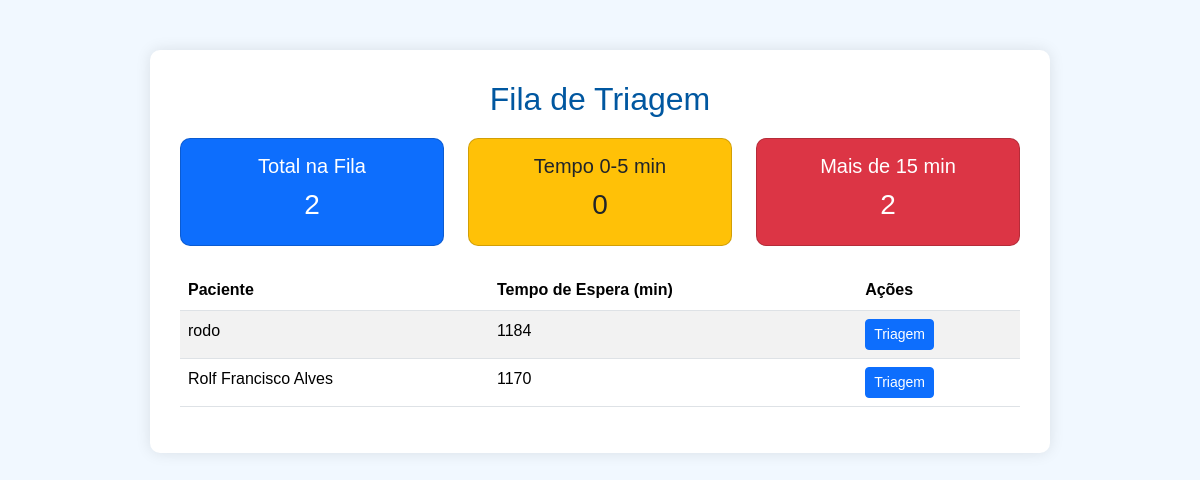
Page /triagem/fila/ (signed in) on the earlier database version.
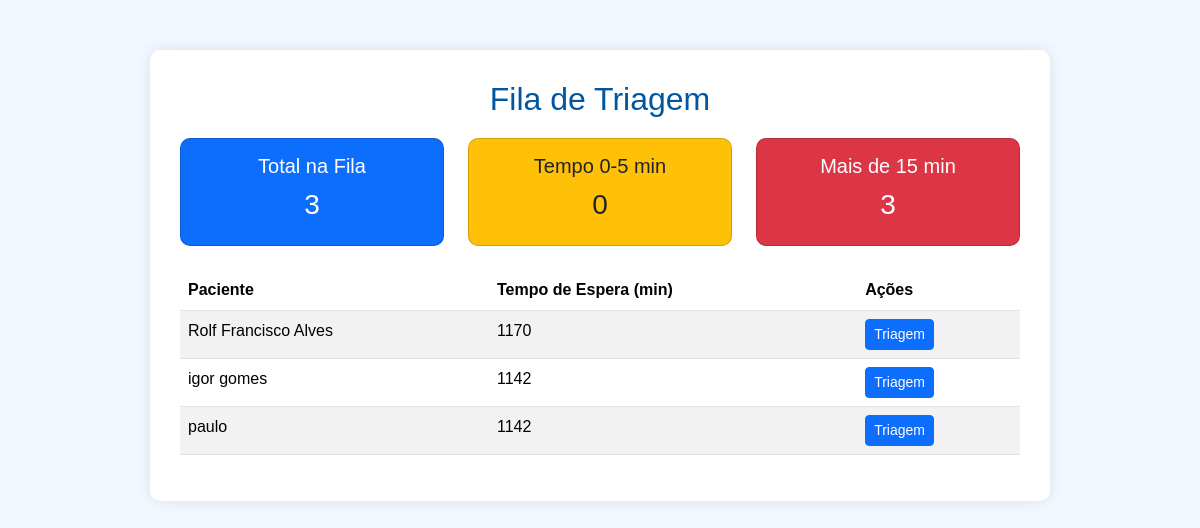
Same page on the later database version.
### triagem/models.py (models this page shows, shortened)
class FilaTriagem(models.Model):
    paciente = models.ForeignKey(Paciente, on_delete=models.CASCADE)
    data_entrada = models.DateTimeField(default=timezone.now)
    atendido = models.BooleanField(default=False)
    def tempo_espera_minutos(self):
        delta = timezone.now() - self.data_entrada
        return int(delta.total_seconds() / 60)

### paciente/models.py (models this page shows, shortened)
class Paciente(models.Model):
    nome = models.CharField(max_length=100)
    nome_social = models.CharField(max_length=100, blank=True, null=True)
    nome_mae = models.CharField(max_length=100)
    nome_pai = models.CharField(max_length=100, blank=True, null=True)
    cpf = models.CharField(
        max_length=14,
        unique=True,
        validators=[RegexValidator(
            r'^\d{3}\.\d{3}\.\d{3}-\d{2}$',
            'CPF inválido! Use XXX.XXX.XXX-XX'
        )]
    )
    data_nascimento = models.DateField()  # NÃO ALTERADO
    SEXO_BIOLOGICO_CHOICES = [
        ('M', 'Masculino'),
        ('F', 'Feminino'),
        ('I', 'Intersexo'),
    ]
    sexo_biologico = models.CharField(max_length=1, choices=SEXO_BIOLOGICO_CHOICES)
    identidade_genero = models.CharField(max_length=50)
    orientacao_sexual = models.CharField(max_length=50)
    nacionalidade = models.CharField(max_length=50, default='Brasileira')
    naturalidade = models.CharField(max_length=100)  # Cidade / UF
    RACA_COR_CHOICES = [
        ('BRANCA', 'Branca'),
        ('PRETA', 'Preta'),
        ('PARDA', 'Parda'),
        ('AMARELA', 'Amarela'),
        ('INDIGENA', 'Indígena'),
    ]
    raca_cor = models.CharField(max_length=10, choices=RACA_COR_CHOICES)
    ESTADO_CIVIL_CHOICES = [
        ('SOLTEIRO', 'Solteiro(a)'),
        ('CASADO', 'Casado(a)'),
        ('DIVORCIADO', 'Divorciado(a)'),
        ('VIUVO', 'Viúvo(a)'),
        ('UNIAO_ESTAVEL', 'União Estável'),
    ]
    estado_civil = models.CharField(max_length=20, choices=ESTADO_CIVIL_CHOICES)
    escolaridade = models.CharField(max_length=50)
    profissao = models.CharField(max_length=50)
    rg = models.CharField(max_length=20)
    orgao_emissor = models.CharField(max_length=10)
    UF_CHOICES = [
        ('AC','AC'), ('AL','AL'), ('AP','AP'), ('AM','AM'),
        ('BA','BA'), ('CE','CE'), ('DF','DF'), ('ES','ES'),
        ('GO','GO'), ('MA','MA'), ('MT','MT'), ('MS','MS'),
        ('MG','MG'), ('PA','PA'), ('PB','PB'), ('PR','PR'),
        ('PE','PE'), ('PI','PI'), ('RJ','RJ'), ('RN','RN'),
        ('RS','RS'), ('RO','RO'), ('RR','RR'), ('SC','SC'),
        ('SP','SP'), ('SE','SE'), ('TO','TO'),
    ]
    uf_rg = models.CharField(max_length=2, choices=UF_CHOICES)
    cep = models.CharField(
        max_length=9,
        validators=[RegexValidator(r'^\d{5}-\d{3}$', 'CEP inválido! Use XXXXX-XXX')]
    )
    endereco = models.CharField(max_length=100)
    numero = models.CharField(max_length=10)
    complemento = models.CharField(max_length=50, blank=True, null=True)
    bairro = models.CharField(max_length=50)
    municipio = models.CharField(max_length=50)
    uf = models.CharField(max_length=2, choices=UF_CHOICES)
    ZONA_CHOICES = [
        ('URBANA', 'Urbana'),
        ('RURAL', 'Rural'),
    ]
    zona = models.CharField(max_length=6, choices=ZONA_CHOICES)
    telefone_fixo = models.CharField(
        max_length=15,
        blank=True,
        null=True,
        validators=[RegexValidator(
            r'^\(\d{2}\)\s\d{4}-\d{4}$',
            'Telefone inválido! Use (XX) XXXX-XXXX'
        )]
    )
    celular = models.CharField(
        max_length=15,
        validators=[RegexValidator(
            r'^\(\d{2}\)\s\d{5}-\d{4}$',
            'Celular inválido! Use (XX) XXXXX-XXXX'
        )]
    )
    whatsapp = models.BooleanField(default=False)
    email = models.EmailField(blank=True, null=True)
    cartao_sus = models.CharField(max_length=18, blank=True, null=True)

### triagem/views.py (the view)
# urls.py: path('fila/', views.fila_triagem, name='fila_triagem'),
@login_required
def fila_triagem(request):
    fila = FilaTriagem.objects.filter(atendido=False).order_by('data_entrada')
    total_pacientes = fila.count()
    tempo_espera_0_5 = fila.filter(data_entrada__gte=timezone.now()-timezone.timedelta(minutes=5)).count()
    tempo_espera_5_15 = fila.filter(data_entrada__lt=timezone.now()-timezone.timedelta(minutes=5),
                                     data_entrada__gte=timezone.now()-timezone.timedelta(minutes=15)).count()
    tempo_espera_15_ = fila.filter(data_entrada__lt=timezone.now()-timezone.timedelta(minutes=15)).count()
    return render(request, 'triagem/fila_triagem.html', {
        'fila': fila,
        'total_pacientes': total_pacientes,
        'tempo_espera_0_5': tempo_espera_0_5,
        'tempo_espera_5_15': tempo_espera_5_15,
        'tempo_espera_15_': tempo_espera_15_,
    })

### triagem/templates/triagem/fila_triagem.html (shortened to what this page needs)
<!DOCTYPE html>
<html lang="pt-br">
<head>
    <link rel="stylesheet" href="https://cdn.jsdelivr.net/npm/bootstrap@5.3.2/dist/css/bootstrap.min.css">
</head>
<body>
<div class="container">
    <h2>Fila de Triagem</h2>
    <div class="row mb-4 text-center">
        <div class="col-md-4">
            <div class="card bg-primary">
                <h5>Total na Fila</h5>
                <h3>{{ total_pacientes }}</h3>
            </div>
        </div>
        <div class="col-md-4">
            <div class="card bg-warning text-dark">
                <h5>Tempo 0-5 min</h5>
                <h3>{{ tempo_espera_0_5 }}</h3>
            </div>
        </div>
        <div class="col-md-4">
            <div class="card bg-danger">
                <h5>Mais de 15 min</h5>
                <h3>{{ tempo_espera_15_ }}</h3>
            </div>
        </div>
    </div>
    <table class="table table-striped">
        <thead>
            <tr>
                <th>Paciente</th>
                <th>Tempo de Espera (min)</th>
                <th>Ações</th>
            </tr>
        </thead>
        <tbody>
            {% for item in fila %}
            <tr>
                <td>{{ item.paciente.nome }}</td>
                <td>{{ item.tempo_espera_minutos }}</td>
                <td>
                    <a href="{% url 'realizar_triagem' item.paciente.id %}" class="btn btn-primary btn-sm">Triagem</a>
                </td>
            </tr>
            {% empty %}
            <tr>
                <td colspan="3">Nenhum paciente na fila</td>
            </tr>
            {% endfor %}
        </tbody>
    </table>
</div>
</body>
</html>

Differences in the rows shown:
no longer on this page (row edited): FilaTriagem: paciente.nome "rodo", tempo_espera_minutos "1184"
added FilaTriagem: paciente.nome "igor gomes", tempo_espera_minutos "1142"
added FilaTriagem: paciente.nome "paulo", tempo_espera_minutos "1142"
Other differences:
{{ total_pacientes }}: "2" → "3"
{{ tempo_espera_15_ }}: "2" → "3"
